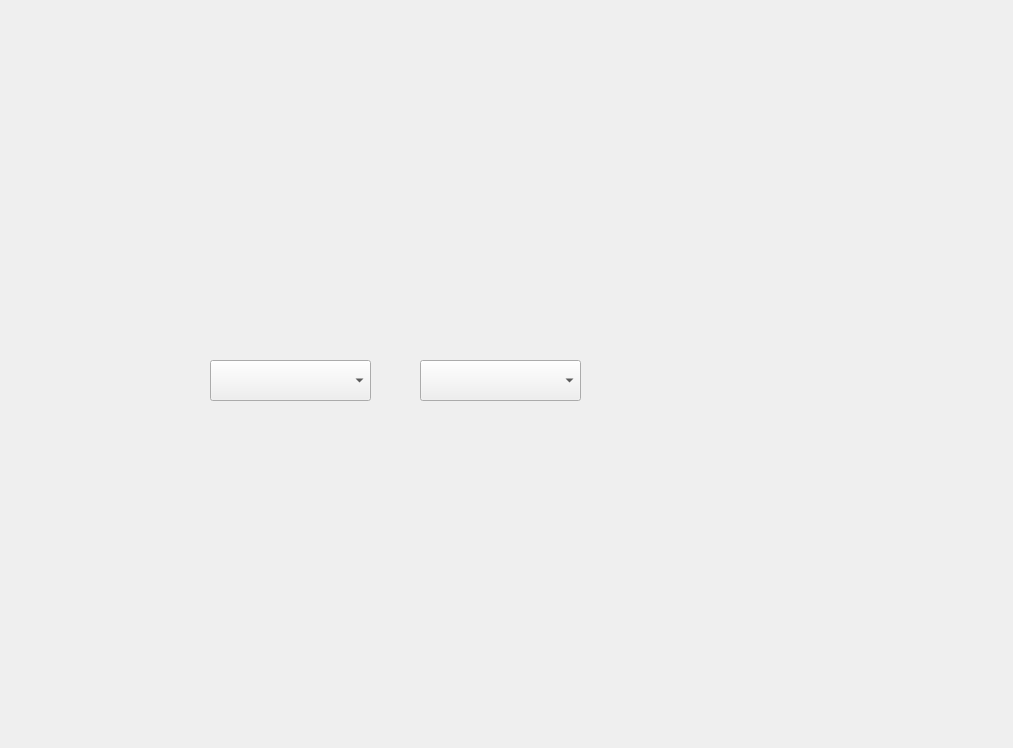
<?xml version="1.0" encoding="UTF-8"?>
<ui version="4.0">
 <class>Form</class>
 <widget class="QWidget" name="Form">
  <property name="geometry">
   <rect>
    <x>0</x>
    <y>0</y>
    <width>1013</width>
    <height>748</height>
   </rect>
  </property>
  <property name="windowTitle">
   <string>Form</string>
  </property>
  <widget class="QComboBox" name="comboBox">
   <property name="geometry">
    <rect>
     <x>210</x>
     <y>360</y>
     <width>161</width>
     <height>41</height>
    </rect>
   </property>
  </widget>
  <widget class="QComboBox" name="comboBox_2">
   <property name="geometry">
    <rect>
     <x>420</x>
     <y>360</y>
     <width>161</width>
     <height>41</height>
    </rect>
   </property>
  </widget>
 </widget>
 <resources/>
 <connections/>
</ui>
